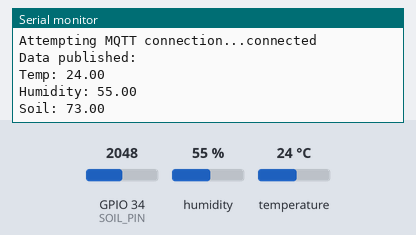
Recording of a sketch running on a simulated ESP32. Shown: the last lines printed to the serial monitor. The test bench sets the inputs (shaded band); at power-on: humidity 55 %, GPIO 34 (SOIL_PIN) = 2048, temperature 24 °C. WiFi joins after 1.5 s; servers stay silent unless stated; no MQTT or app messages arrive unless stated.

Above: at 2.8 s.
2.9 s: humidity set to 22 %
At 8.1 s:
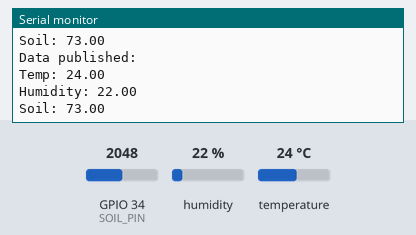
8.9 s: GPIO 34 (SOIL_PIN) set to 2866
At 12.2 s:
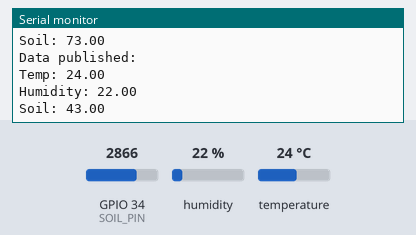
14.9 s: temperature set to 12 °C
At 17.5 s:
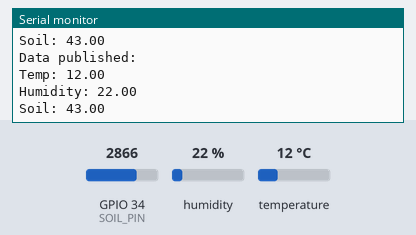
20.9 s: GPIO 34 (SOIL_PIN) set to 3603
At 22.7 s:
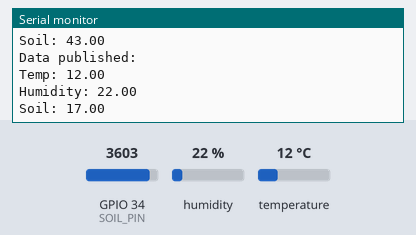
26.9 s: humidity set to 40 %
At 32.1 s:
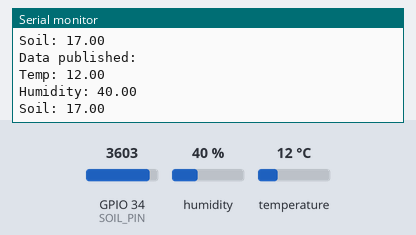
Timing chart, 0 to 33.6 s (numbered marks = the images above; inputs shaded):
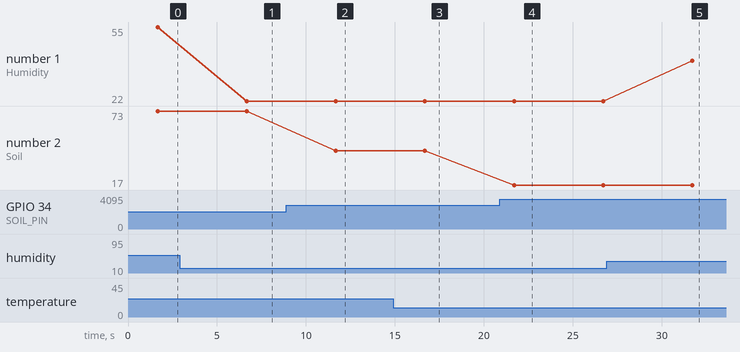

Measured:
- after the input at 2.9 s, the serial monitor: prints a new line after 3.8 s (image 1)
- after the input at 8.9 s, the serial monitor: prints a new line after 2.8 s (image 2)
- after the input at 14.9 s, the serial monitor: prints a new line after 1.8 s (image 3)
- after the input at 20.9 s, the serial monitor: prints a new line after 0.79 s (image 4)
- after the input at 26.9 s, the serial monitor: prints a new line after 4.8 s (image 5)
- plotted number 1: 55 → 22 after the input at 2.9 s, 22 → 40 after the input at 26.9 s
- plotted number 2: 73 → 43 after the input at 8.9 s, 43 → 17 after the input at 20.9 s

The sketch:

sketch_jul09b.ino
```cpp
#include <WiFi.h>
#include <WiFiClientSecure.h>
#include <PubSubClient.h>
#include "DHT.h"

// ----- Wi-Fi Credentials -----
const char* ssid = "EACCESS";
const char* password = "hostelnet";

// ----- MQTT Credentials (HiveMQ Cloud) -----
const char* mqtt_server = "8f6746e9083d405fbbee65151e4af05c.s1.eu.hivemq.cloud";
const int mqtt_port = 8883;
const char* mqtt_user = "sanket1";
const char* mqtt_pass = "Sanket@2006";

// ----- DHT22 Setup -----
#define DHTPIN 14
#define DHTTYPE DHT22
DHT dht(DHTPIN, DHTTYPE);

// ----- Soil Moisture -----
#define SOIL_PIN 34

WiFiClientSecure espClient; // Secure Client
PubSubClient client(espClient);

// ----- Root Certificate for HiveMQ Cloud (Let's Encrypt R3) -----
const char* root_ca = \
"-----BEGIN CERTIFICATE-----\n" \
"MIIFazCCA1OgAwIBAgISA6TuN++psF2V2PYeM+gZ5wXlMA0GCSqGSIb3DQEBCwUA\n" \
"MEoxCzAJBgNVBAYTAlVTMRMwEQYDVQQKEwpMZXQncyBFbmNyeXB0MRwwGgYDVQQL\n" \
"ExN3d3cubGV0c2VuY3J5cHQub3JnMB4XDTIxMDQxMzEyMDExM1oXDTIxMDcxMjEy\n" \
"MDExM1owTjELMAkGA1UEBhMCVVMxEzARBgNVBAoTCkxldCdzIEVuY3J5cHQxHzAd\n" \
"BgNVBAMTFkxldCdzIEVuY3J5cHQgQXV0aG9yaXR5IFIzMIIBIjANBgkqhkiG9w0B\n" \
"AQEFAAOCAQ8AMIIBCgKCAQEAwHHV9H7PZbJgK7sU1HXkG5VNRVxYNL9fQ9tnV0Nf\n" \
"pLqGRdvxRi6Zs2V7j1RBPXlELvl38/LcVjNvW8BdYLUuDfxS62ePt4wcozEGHXLZ\n" \
"t6cSLuRwZ2fGQOe+U5VgwcfPLiQ69Z1EF1vw69jbWv9jOG5z2Npp9I1lKj2bQ9vG\n" \
"Fh99xGfYkNwcGuN+fp2D0ME8Wve5DXK9iNUPYvkkhFnx9BIln1rb4ez+ThjI79Db\n" \
"H4ezQAWpAaDazwFx+5kN1Eg61D3TAvx26Vn8CklG5kDJW/4Cp6rPKijC1NMIMkLZ\n" \
"Gal6FeV7Xv/NpOKt+eHkgc41G7RIbsxSwnq1X9/xKH7UvQIDAQABo4ICODCCAjQw\n" \
"DwYDVR0TAQH/BAUwAwEB/zAdBgNVHQ4EFgQUdRP4ChLRySFFi7pOoYV1XM2OY0Uw\n" \
"HwYDVR0jBBgwFoAUuV2sTLfZo3Jhd2Cl+BzJZ+a2w5YwDgYDVR0PAQH/BAQDAgGG\n" \
"MB0GA1UdJQQWMBQGCCsGAQUFBwMBBggrBgEFBQcDAjAtBgNVHREEJjAkoSognSqG\n" \
"H2h0dHBzOi8vd3d3LmxldHNlbmNyeXB0Lm9yZy9yZXBvc2l0b3J5MIIBAwYKKoZI\n" \
"zj0EAwIEATAfBgNVHSMEGDAWgBS5XaxMt9mjcml3YKX4HMln5rbDlgB1BgNVHR8E\n" \
"bjBsMGqgX6BdhlNodHRwOi8vY3JsLmxldHNlbmNyeXB0Lm9yZy9sZXRzLWVuY3J5\n" \
"cHQtcm9vdC1yMy5jcmwwa6BrBGEwbzB1MQswCQYDVQQGEwJVUzETMBEGA1UEChMK\n" \
"TGV0J3MgRW5jcnlwdDEPMA0GA1UECxMGUm9vdCBDQTEhMB8GA1UEAxMYTGV0J3Mg\n" \
"RW5jcnlwdCBDQSBPcmcgUm9vdDEXMBUGCSqGSIb3DQEJARYIcm9vdEBsZW5jcnlw\n" \
"dC5vcmcwDQYJKoZIhvcNAQELBQADggEBACU+3tzsQ5diFFm0duKf3sPS4vTx3/Vo\n" \
"ULQxzD9v0VqFcRj7kFY/tKHyTKCQ3yHHPCEsvGdRJn9BKVtZQ+c9c07v/jpRIfuO\n" \
"AwR+/FpiWR6rHn4D9qFuPHbs5OTCrYpY/NlvfnqFtrUVFJ+2vGiZVA4kRA6KaUlO\n" \
"3yG30XZRSm4S+8/y2DwclmAZnJtnyCWUHEcE2MA0\n" \
"-----END CERTIFICATE-----\n";

void setup_wifi() {
  delay(100);
  Serial.print("Connecting to ");
  Serial.println(ssid);

  WiFi.begin(ssid, password);
  while (WiFi.status() != WL_CONNECTED) {
    delay(500);
    Serial.print(".");
  }
  Serial.println("\nWiFi connected");
  Serial.print("IP address: ");
  Serial.println(WiFi.localIP());
}

void reconnect() {
  while (!client.connected()) {
    Serial.print("Attempting MQTT connection...");
    if (client.connect("ESP32Client", mqtt_user, mqtt_pass)) {
      Serial.println("connected");
    } else {
      Serial.print("failed, rc=");
      Serial.print(client.state());
      Serial.println(" try again in 5 seconds");
      delay(5000);
    }
  }
}

void setup() {
  Serial.begin(115200);
  dht.begin();
  setup_wifi();

  espClient.setCACert(root_ca);  // Set TLS cert
  client.setServer(mqtt_server, mqtt_port);
}

void loop() {
  if (!client.connected()) {
    reconnect();
  }
  client.loop();

  float temp = dht.readTemperature();
  float hum = dht.readHumidity();
  int soilRaw = analogRead(SOIL_PIN);
  int soilPercent = map(soilRaw, 4095, 1300, 0, 100);  // Adjust based on your soil sensor

  if (!isnan(temp) && !isnan(hum)) {
    char tempStr[10], humStr[10], soilStr[10];
    dtostrf(temp, 4, 2, tempStr);
    dtostrf(hum, 4, 2, humStr);
    dtostrf(soilPercent, 4, 2, soilStr);

    client.publish("esp32/temperature", tempStr);
    client.publish("esp32/humidity", humStr);
    client.publish("esp32/soil", soilStr);

    Serial.println("Data published:");
    Serial.print("Temp: "); Serial.println(tempStr);
    Serial.print("Humidity: "); Serial.println(humStr);
    Serial.print("Soil: "); Serial.println(soilStr);
  } else {
    Serial.println("Failed to read from DHT sensor!");
  }

  delay(5000);
}
```
